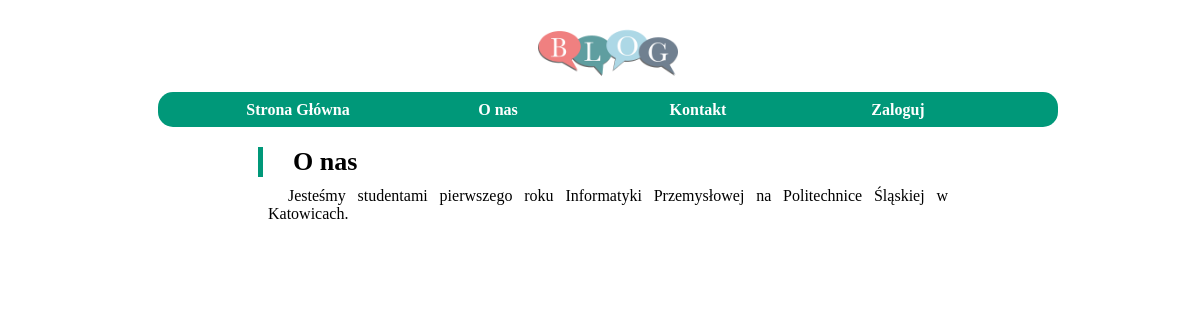
Page /?opcja=onas on the committed database.
### tables this page shows
CREATE TABLE `onas` (
  `id` int(11) NOT NULL,
  `tytul` varchar(255) NOT NULL,
  `tresc` text NOT NULL
);

### php/onas.php (the view, shortened to what this page needs)
<?php
    $pol = mysqli_connect("localhost","mateusz","mateusz","text");
    if(!$pol) {
        echo "Brak połączenia z BD";
    } else {
        $zap = mysqli_query($pol,"SELECT * FROM onas");
        if(!mysqli_num_rows($zap)) {
            echo "Brak informacji";
        } else {
            while($dane=mysqli_fetch_array($zap)) {
                ?>
                <article>
                    <div class="tytula"><?php echo $dane["tytul"] ?></div>
                    <div class="tresca"><?php echo $dane["tresc"] ?></div>
                </article>
                <?php
            }
        }
    }
?>

### style.css (style rules this page uses)
body { width: 100%; background-repeat: repeat-x; background-color: #ffffff; }
.tytula { font-size: 26px; font-weight: bold; border-left: 5px solid #009879; padding-left: 30px; }
.tresca { font-weight: 12px; padding: 10px; text-indent: 20px; }
article { text-align: justify; width: 700px; margin: auto; padding: 20px 20px 0 20px; }

### rows in the picture
onas: tytul "O nas", tresc "Jesteśmy studentami pierwszego roku Informatyki Przemysłowej na Politechnice Śląskiej w Katowicach."
